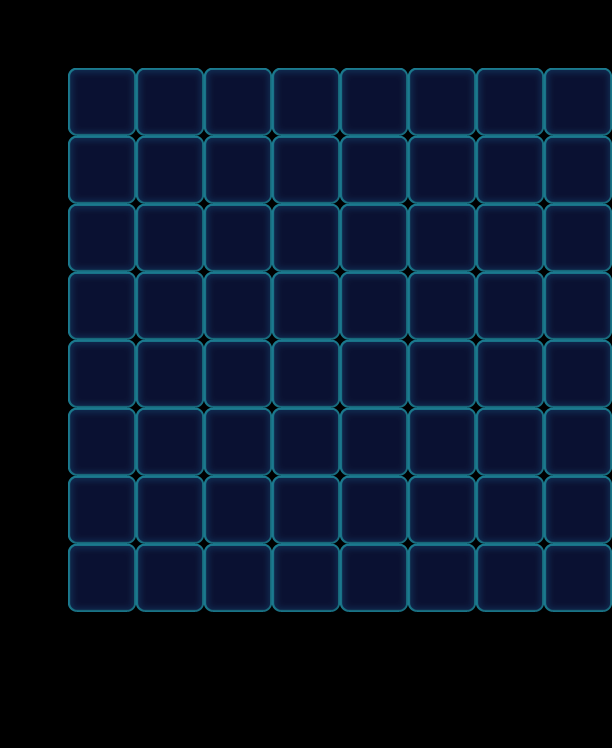

A 2D game scene composited from a Tiled map and its tileset images. What follows is a short description and the map's XML, with each tile layer's data collapsed to a summary:
An orthogonal 9x11 tile map with 68x68 px tiles, 1 tile layer (Valid), 2 tilesets and 22 objects (14x Ice, 8x Factory_Normal).

<map version="1.0" orientation="orthogonal" width="9" height="11" tilewidth="68" tileheight="68">
 <tileset firstgid="1" name="game_grid1" tilewidth="68" tileheight="68">
  <image source="game_grid1.png" width="68" height="68" />
 </tileset>
 <tileset firstgid="2" name="map" tilewidth="68" tileheight="68">
  <image source="map.png" width="1024" height="1024" />
 </tileset>
 <layer name="Valid" width="9" height="11">
  <data>[99 cells, 64 non-empty, 1 distinct tile ids]</data>
 </layer>
 <objectgroup name="BottomObj" width="9" height="11" />
 <objectgroup name="MiddleObj" width="9" height="11" />
 <objectgroup color="#000000" name="TopObj" width="9" height="11">
  <object name="12" type="Factory_Normal" x="68" y="0" width="68" height="68" />
  <object name="12" type="Factory_Normal" x="204" y="0" width="68" height="68" />
  <object name="12" type="Factory_Normal" x="136" y="0" width="68" height="68" />
  <object name="12" type="Factory_Normal" x="476" y="0" width="68" height="68" />
  <object name="12" type="Factory_Normal" x="340" y="0" width="68" height="68" />
  <object name="12" type="Factory_Normal" x="408" y="0" width="68" height="68" />
  <object name="12" type="Factory_Normal" x="272" y="0" width="68" height="68" />
  <object name="12" type="Factory_Normal" x="544" y="0" width="68" height="68" />
  <object name="Ice" type="Ice" x="204" y="340" width="68" height="68">
   <properties>
    <property name="Layers" value="3" />
   </properties>
  </object>
  <object name="Ice" type="Ice" x="204" y="544" width="68" height="68">
   <properties>
    <property name="Layers" value="3" />
   </properties>
  </object>
  <object name="Ice" type="Ice" x="476" y="272" width="68" height="68">
   <properties>
    <property name="Layers" value="3" />
   </properties>
  </object>
  <object name="Ice" type="Ice" x="544" y="272" width="68" height="68">
   <properties>
    <property name="Layers" value="3" />
   </properties>
  </object>
  <object name="Ice" type="Ice" x="408" y="272" width="68" height="68">
   <properties>
    <property name="Layers" value="3" />
   </properties>
  </object>
  <object name="Ice" type="Ice" x="204" y="476" width="68" height="68">
   <properties>
    <property name="Layers" value="3" />
   </properties>
  </object>
  <object name="Ice" type="Ice" x="204" y="408" width="68" height="68">
   <properties>
    <property name="Layers" value="3" />
   </properties>
  </object>
  <object name="Ice" type="Ice" x="204" y="272" width="68" height="68">
   <properties>
    <property name="Layers" value="3" />
   </properties>
  </object>
  <object name="Ice" type="Ice" x="136" y="272" width="68" height="68">
   <properties>
    <property name="Layers" value="3" />
   </properties>
  </object>
  <object name="Ice" type="Ice" x="68" y="272" width="68" height="68">
   <properties>
    <property name="Layers" value="3" />
   </properties>
  </object>
  <object name="Ice" type="Ice" x="408" y="340" width="68" height="68">
   <properties>
    <property name="Layers" value="3" />
   </properties>
  </object>
  <object name="Ice" type="Ice" x="408" y="408" width="68" height="68">
   <properties>
    <property name="Layers" value="3" />
   </properties>
  </object>
  <object name="Ice" type="Ice" x="408" y="476" width="68" height="68">
   <properties>
    <property name="Layers" value="3" />
   </properties>
  </object>
  <object name="Ice" type="Ice" x="408" y="544" width="68" height="68">
   <properties>
    <property name="Layers" value="3" />
   </properties>
  </object>
 </objectgroup>
</map>
